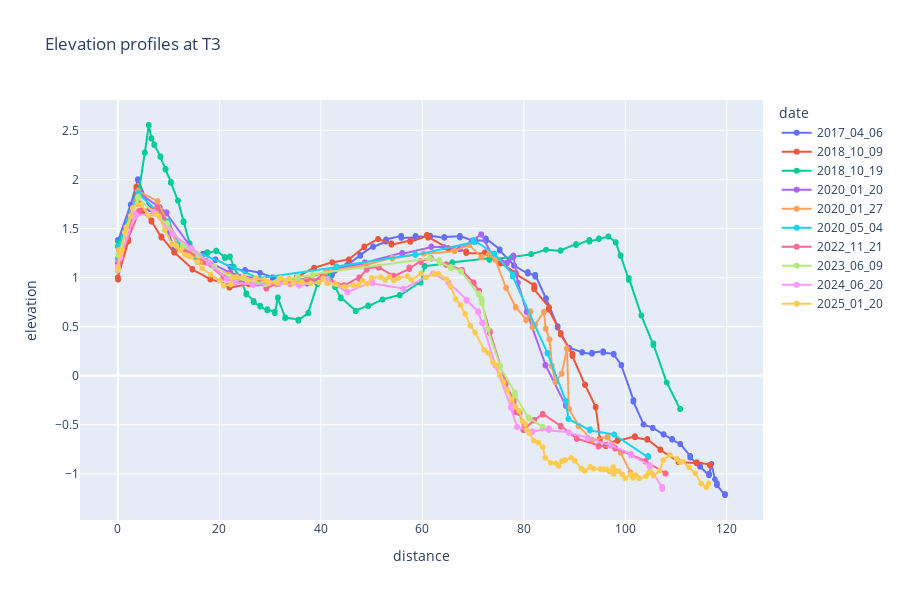

The notebook cell saved with this chart:
### Code cell
px.line(profiles[profiles.site == "T3"], x="distance", y="elevation", color="date", title="Elevation profiles at T3", height=600, markers=True)

### Figure 1 — Plotly figure (JSON) as saved in the notebook; plotly's stock layout.template omitted (floating-point values rounded to 4 significant figures; data arrays with more than 128 entries replaced by an {"elided": "..."} marker saying what was removed)
{"data": [{"hovertemplate": "date=2017_04_06<br>distance=%{x}<br>elevation=%{y}<extra></extra>", "legendgroup": "2017_04_06", "line": {"color": "#636efa", "dash": "solid"}, "marker": {"symbol": "circle"}, "mode": "lines+markers", "name": "2017_04_06", "showlegend": true, "type": "scattergl", "x": {"elided": "182 float values"}, "xaxis": "x", "y": {"elided": "182 float values"}, "yaxis": "y"}, {"hovertemplate": "date=2018_10_09<br>distance=%{x}<br>elevation=%{y}<extra></extra>", "legendgroup": "2018_10_09", "line": {"color": "#EF553B", "dash": "solid"}, "marker": {"symbol": "circle"}, "mode": "lines+markers", "name": "2018_10_09", "showlegend": true, "type": "scattergl", "x": {"elided": "199 float values"}, "xaxis": "x", "y": {"elided": "199 float values"}, "yaxis": "y"}, {"hovertemplate": "date=2018_10_19<br>distance=%{x}<br>elevation=%{y}<extra></extra>", "legendgroup": "2018_10_19", "line": {"color": "#00cc96", "dash": "solid"}, "marker": {"symbol": "circle"}, "mode": "lines+markers", "name": "2018_10_19", "showlegend": true, "type": "scattergl", "x": {"elided": "261 float values"}, "xaxis": "x", "y": {"elided": "261 float values"}, "yaxis": "y"}, {"hovertemplate": "date=2020_01_20<br>distance=%{x}<br>elevation=%{y}<extra></extra>", "legendgroup": "2020_01_20", "line": {"color": "#ab63fa", "dash": "solid"}, "marker": {"symbol": "circle"}, "mode": "lines+markers", "name": "2020_01_20", "showlegend": true, "type": "scattergl", "x": [0.0, 0.01276, 0.005855, 0.008983, 2.253, 2.243, 2.241, 2.235, 4.133, 4.126, 4.109, 9.606, 9.593, 9.584, 9.572, 9.561, 15.51, 15.52, 15.5, 15.5, 22.15, 22.14, 22.15, 22.16, 31.02, 31.02, 31.03, 31.03, 37.36, 37.37, 37.37, 37.37, 43.18, 43.23, 43.22, 43.21, 43.21, 43.2, 48.67, 48.67, 48.67, 48.66, 48.65, 56.02, 56.01, 56.01, 56.0, 61.77, 61.76, 61.78, 61.78, 64.26, 64.26, 64.27, 64.25, 67.36, 67.38, 67.39, 67.39, 67.4, 69.74, 69.75, 69.75, 71.59, 71.61, 71.61, 71.59, 73.7, 73.69, 73.71, 76.65, 76.66, 76.64, 76.65, 77.95, 77.95, 77.93, 77.92, 78.82, 78.83, 78.82, 78.83, 80.53, 80.55, 80.54, 80.53, 80.55, 84.26, 84.25, 84.27, 88.28, 88.26, 88.26], "xaxis": "x", "y": [1.15, 1.144, 1.147, 1.152, 1.627, 1.622, 1.629, 1.63, 1.87, 1.873, 1.866, 1.663, 1.667, 1.666, 1.655, 1.654, 1.231, 1.225, 1.222, 1.225, 1.049, 1.054, 1.054, 1.049, 0.942, 0.94, 0.943, 0.947, 0.992, 0.994, 0.992, 0.993, 1.093, 1.09, 1.092, 1.093, 1.091, 1.091, 1.149, 1.155, 1.156, 1.157, 1.153, 1.253, 1.25, 1.246, 1.242, 1.311, 1.318, 1.316, 1.313, 1.312, 1.312, 1.31, 1.311, 1.291, 1.294, 1.291, 1.288, 1.292, 1.377, 1.376, 1.372, 1.441, 1.437, 1.438, 1.443, 1.234, 1.238, 1.24, 1.145, 1.147, 1.153, 1.151, 1.213, 1.214, 1.22, 1.226, 0.946, 0.949, 0.947, 0.947, 0.649, 0.651, 0.648, 0.653, 0.651, 0.113, 0.102, 0.109, -0.309, -0.307, -0.296], "yaxis": "y"}, {"hovertemplate": "date=2020_01_27<br>distance=%{x}<br>elevation=%{y}<extra></extra>", "legendgroup": "2020_01_27", "line": {"color": "#FFA15A", "dash": "solid"}, "marker": {"symbol": "circle"}, "mode": "lines+markers", "name": "2020_01_27", "showlegend": true, "type": "scattergl", "x": {"elided": "138 float values"}, "xaxis": "x", "y": {"elided": "138 float values"}, "yaxis": "y"}, {"hovertemplate": "date=2020_05_04<br>distance=%{x}<br>elevation=%{y}<extra></extra>", "legendgroup": "2020_05_04", "line": {"color": "#19d3f3", "dash": "solid"}, "marker": {"symbol": "circle"}, "mode": "lines+markers", "name": "2020_05_04", "showlegend": true, "type": "scattergl", "x": [0.0, 0.03874, 0.05583, 0.1901, 0.1866, 4.073, 4.055, 4.045, 9.935, 9.93, 9.924, 9.911, 9.92, 12.12, 12.12, 12.12, 12.12, 27.83, 27.83, 27.83, 43.08, 43.08, 43.08, 43.08, 43.08, 43.08, 58.6, 58.6, 58.6, 58.61, 70.1, 70.1, 70.09, 74.17, 74.17, 74.17, 74.16, 77.81, 77.82, 77.82, 84.65, 84.64, 84.65, 84.64, 84.65, 88.27, 88.27, 88.78, 88.78, 88.77, 88.77, 88.78, 93.0, 93.01, 93.01, 93.01, 93.01, 97.78, 97.77, 97.78, 104.4, 104.5, 104.5, 104.5], "xaxis": "x", "y": [1.2, 1.198, 1.198, 1.325, 1.324, 1.861, 1.863, 1.854, 1.575, 1.573, 1.572, 1.572, 1.567, 1.342, 1.34, 1.337, 1.336, 0.992, 0.993, 0.994, 1.106, 1.115, 1.114, 1.113, 1.111, 1.113, 1.237, 1.238, 1.238, 1.23, 1.362, 1.377, 1.384, 1.242, 1.245, 1.243, 1.245, 1.031, 1.017, 1.01, 0.231, 0.226, 0.234, 0.23, 0.229, -0.257, -0.259, -0.438, -0.441, -0.439, -0.436, -0.441, -0.556, -0.545, -0.55, -0.552, -0.558, -0.598, -0.603, -0.6, -0.829, -0.831, -0.82, -0.817], "yaxis": "y"}, {"hovertemplate": "date=2022_11_21<br>distance=%{x}<br>elevation=%{y}<extra></extra>", "legendgroup": "2022_11_21", "line": {"color": "#FF6692", "dash": "solid"}, "marker": {"symbol": "circle"}, "mode": "lines+markers", "name": "2022_11_21", "showlegend": true, "type": "scattergl", "x": {"elided": "291 float values"}, "xaxis": "x", "y": {"elided": "291 float values"}, "yaxis": "y"}, {"hovertemplate": "date=2023_06_09<br>distance=%{x}<br>elevation=%{y}<extra></extra>", "legendgroup": "2023_06_09", "line": {"color": "#B6E880", "dash": "solid"}, "marker": {"symbol": "circle"}, "mode": "lines+markers", "name": "2023_06_09", "showlegend": true, "type": "scattergl", "x": {"elided": "177 float values"}, "xaxis": "x", "y": {"elided": "177 float values"}, "yaxis": "y"}, {"hovertemplate": "date=2024_06_20<br>distance=%{x}<br>elevation=%{y}<extra></extra>", "legendgroup": "2024_06_20", "line": {"color": "#FF97FF", "dash": "solid"}, "marker": {"symbol": "circle"}, "mode": "lines+markers", "name": "2024_06_20", "showlegend": true, "type": "scattergl", "x": {"elided": "290 float values"}, "xaxis": "x", "y": {"elided": "290 float values"}, "yaxis": "y"}, {"hovertemplate": "date=2025_01_20<br>distance=%{x}<br>elevation=%{y}<extra></extra>", "legendgroup": "2025_01_20", "line": {"color": "#FECB52", "dash": "solid"}, "marker": {"symbol": "circle"}, "mode": "lines+markers", "name": "2025_01_20", "showlegend": true, "type": "scattergl", "x": [0.0, 0.3515, 0.3596, 0.3688, 0.4052, 0.8015, 1.362, 1.643, 2.523, 2.94, 3.965, 4.613, 6.006, 7.59, 8.107, 9.252, 10.67, 11.48, 12.37, 13.21, 14.0, 15.67, 16.63, 18.31, 20.04, 20.86, 22.22, 22.69, 23.45, 24.83, 25.62, 27.21, 28.81, 29.67, 31.3, 32.12, 32.95, 33.74, 34.61, 36.25, 37.98, 39.64, 40.44, 41.21, 42.86, 44.64, 46.43, 47.4, 48.22, 49.11, 50.0, 51.79, 52.68, 53.49, 54.36, 55.26, 57.03, 57.85, 59.75, 60.7, 62.45, 63.21, 64.78, 65.62, 66.53, 67.52, 68.42, 69.43, 70.38, 72.17, 73.02, 73.88, 74.6, 75.22, 75.96, 76.74, 77.6, 78.35, 79.07, 79.72, 80.25, 80.58, 81.1, 81.96, 82.87, 83.74, 84.21, 85.29, 86.35, 86.86, 87.5, 88.17, 89.34, 90.06, 91.35, 92.03, 93.06, 93.73, 95.06, 95.79, 96.36, 96.93, 97.73, 97.62, 98.06, 98.67, 99.37, 99.96, 101.0, 101.3, 101.5, 102.1, 102.7, 104.0, 104.6, 105.0, 105.6, 106.8, 107.5, 108.8, 110.2, 110.8, 111.3, 112.5, 113.8, 115.0, 116.0, 116.4], "xaxis": "x", "y": [1.091, 1.23, 1.282, 1.272, 1.276, 1.28, 1.462, 1.512, 1.627, 1.71, 1.744, 1.74, 1.633, 1.649, 1.623, 1.484, 1.341, 1.325, 1.278, 1.234, 1.216, 1.157, 1.093, 1.03, 0.9695, 0.9185, 0.9295, 1.004, 1.006, 1.012, 0.9735, 0.9935, 0.9755, 0.9555, 0.9475, 0.9955, 0.9525, 0.9875, 0.9515, 0.9515, 0.9405, 0.9505, 0.9915, 0.9425, 0.9345, 0.9065, 0.9225, 0.9205, 0.9705, 0.9375, 0.9995, 1.004, 0.9765, 1.008, 0.9715, 0.9955, 1.016, 0.9765, 1.044, 1.002, 1.036, 1.04, 0.9835, 0.9085, 0.7825, 0.7205, 0.6295, 0.5115, 0.4405, 0.2635, 0.2305, 0.1375, 0.1075, 0.0075, -0.0645, -0.1455, -0.2445, -0.3145, -0.3575, -0.4625, -0.4935, -0.5545, -0.5855, -0.6625, -0.6825, -0.7265, -0.8345, -0.8885, -0.8935, -0.9205, -0.8705, -0.8585, -0.8375, -0.8665, -0.9465, -0.9695, -0.9295, -0.9475, -0.9515, -0.9545, -0.9535, -0.9755, -1.002, -0.9305, -0.9685, -0.9735, -1.006, -1.046, -1.006, -1.004, -1.042, -1.016, -1.046, -1.026, -0.9905, -0.9745, -1.02, -0.9675, -0.8595, -0.8075, -0.8475, -0.8805, -0.8745, -0.9325, -0.9925, -1.099, -1.137, -1.097], "yaxis": "y"}], "layout": {"height": 600, "legend": {"title": {"text": "date"}, "tracegroupgap": 0}, "title": {"text": "Elevation profiles at T3"}, "xaxis": {"anchor": "y", "domain": [0, 1], "title": {"text": "distance"}}, "yaxis": {"anchor": "x", "domain": [0, 1], "title": {"text": "elevation"}}}}
